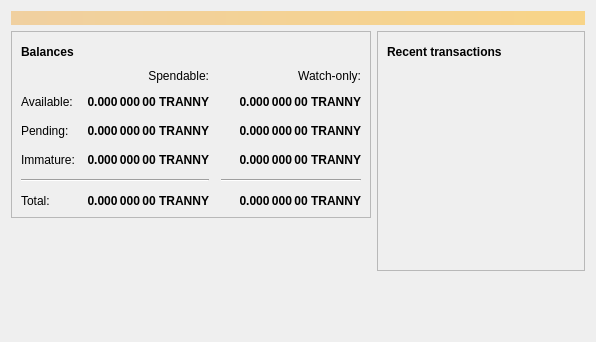
<?xml version="1.0" encoding="UTF-8"?>
<ui version="4.0">
 <class>OverviewPage</class>
 <widget class="QWidget" name="OverviewPage">
  <property name="geometry">
   <rect>
    <x>0</x>
    <y>0</y>
    <width>596</width>
    <height>342</height>
   </rect>
  </property>
  <property name="windowTitle">
   <string>Form</string>
  </property>
  <layout class="QVBoxLayout" name="topLayout">
   <item>
    <widget class="QLabel" name="labelAlerts">
     <property name="visible">
      <bool>false</bool>
     </property>
     <property name="styleSheet">
      <string notr="true">QLabel { background-color: qlineargradient(x1: 0, y1: 0, x2: 1, y2: 0, stop:0 #F0D0A0, stop:1 #F8D488); color:#000000; }</string>
     </property>
     <property name="wordWrap">
      <bool>true</bool>
     </property>
     <property name="margin">
      <number>3</number>
     </property>
     <property name="textInteractionFlags">
      <set>Qt::TextSelectableByMouse</set>
     </property>
    </widget>
   </item>
   <item>
    <layout class="QHBoxLayout" name="horizontalLayout" stretch="1,1">
     <item>
      <layout class="QVBoxLayout" name="verticalLayout_2">
       <item>
        <widget class="QFrame" name="frame">
         <property name="frameShape">
          <enum>QFrame::StyledPanel</enum>
         </property>
         <property name="frameShadow">
          <enum>QFrame::Raised</enum>
         </property>
         <layout class="QVBoxLayout" name="verticalLayout_4">
          <item>
           <layout class="QHBoxLayout" name="horizontalLayout_4">
            <item>
             <widget class="QLabel" name="label_5">
              <property name="font">
               <font>
                <weight>75</weight>
                <bold>true</bold>
               </font>
              </property>
              <property name="text">
               <string>Balances</string>
              </property>
             </widget>
            </item>
            <item>
             <widget class="QPushButton" name="labelWalletStatus">
              <property name="enabled">
               <bool>true</bool>
              </property>
              <property name="maximumSize">
               <size>
                <width>30</width>
                <height>16777215</height>
               </size>
              </property>
              <property name="toolTip">
               <string>The displayed information may be out of date. Your wallet automatically synchronizes with the Trannychain network after a connection is established, but this process has not completed yet.</string>
              </property>
              <property name="text">
               <string/>
              </property>
              <property name="icon">
               <iconset resource="../bitcoin.qrc">
                <normaloff>:/icons/warning</normaloff>
                <disabledoff>:/icons/warning</disabledoff>:/icons/warning</iconset>
              </property>
              <property name="iconSize">
               <size>
                <width>24</width>
                <height>24</height>
               </size>
              </property>
              <property name="flat">
               <bool>true</bool>
              </property>
             </widget>
            </item>
            <item>
             <spacer name="horizontalSpacer_3">
              <property name="orientation">
               <enum>Qt::Horizontal</enum>
              </property>
              <property name="sizeHint" stdset="0">
               <size>
                <width>40</width>
                <height>20</height>
               </size>
              </property>
             </spacer>
            </item>
           </layout>
          </item>
          <item>
           <layout class="QGridLayout" name="gridLayout">
            <property name="spacing">
             <number>12</number>
            </property>
            <item row="2" column="2">
             <widget class="QLabel" name="labelWatchPending">
              <property name="font">
               <font>
                <weight>75</weight>
                <bold>true</bold>
               </font>
              </property>
              <property name="cursor">
               <cursorShape>IBeamCursor</cursorShape>
              </property>
              <property name="toolTip">
               <string>Unconfirmed transactions to watch-only addresses</string>
              </property>
              <property name="text">
               <string notr="true">0.000 000 00 TRANNY</string>
              </property>
              <property name="alignment">
               <set>Qt::AlignRight|Qt::AlignTrailing|Qt::AlignVCenter</set>
              </property>
              <property name="textInteractionFlags">
               <set>Qt::LinksAccessibleByMouse|Qt::TextSelectableByKeyboard|Qt::TextSelectableByMouse</set>
              </property>
             </widget>
            </item>
            <item row="2" column="1">
             <widget class="QLabel" name="labelUnconfirmed">
              <property name="font">
               <font>
                <weight>75</weight>
                <bold>true</bold>
               </font>
              </property>
              <property name="cursor">
               <cursorShape>IBeamCursor</cursorShape>
              </property>
              <property name="toolTip">
               <string>Total of transactions that have yet to be confirmed, and do not yet count toward the spendable balance</string>
              </property>
              <property name="text">
               <string notr="true">0.000 000 00 TRANNY</string>
              </property>
              <property name="alignment">
               <set>Qt::AlignRight|Qt::AlignTrailing|Qt::AlignVCenter</set>
              </property>
              <property name="textInteractionFlags">
               <set>Qt::LinksAccessibleByMouse|Qt::TextSelectableByKeyboard|Qt::TextSelectableByMouse</set>
              </property>
             </widget>
            </item>
            <item row="3" column="2">
             <widget class="QLabel" name="labelWatchImmature">
              <property name="font">
               <font>
                <weight>75</weight>
                <bold>true</bold>
               </font>
              </property>
              <property name="cursor">
               <cursorShape>IBeamCursor</cursorShape>
              </property>
              <property name="toolTip">
               <string>Mined balance in watch-only addresses that has not yet matured</string>
              </property>
              <property name="text">
               <string notr="true">0.000 000 00 TRANNY</string>
              </property>
              <property name="alignment">
               <set>Qt::AlignRight|Qt::AlignTrailing|Qt::AlignVCenter</set>
              </property>
              <property name="textInteractionFlags">
               <set>Qt::LinksAccessibleByMouse|Qt::TextSelectableByKeyboard|Qt::TextSelectableByMouse</set>
              </property>
             </widget>
            </item>
            <item row="4" column="0" colspan="2">
             <widget class="Line" name="line">
              <property name="orientation">
               <enum>Qt::Horizontal</enum>
              </property>
             </widget>
            </item>
            <item row="4" column="2">
             <widget class="Line" name="lineWatchBalance">
              <property name="sizePolicy">
               <sizepolicy hsizetype="Preferred" vsizetype="Fixed">
                <horstretch>0</horstretch>
                <verstretch>0</verstretch>
               </sizepolicy>
              </property>
              <property name="minimumSize">
               <size>
                <width>140</width>
                <height>0</height>
               </size>
              </property>
              <property name="orientation">
               <enum>Qt::Horizontal</enum>
              </property>
             </widget>
            </item>
            <item row="5" column="0">
             <widget class="QLabel" name="labelTotalText">
              <property name="text">
               <string>Total:</string>
              </property>
             </widget>
            </item>
            <item row="3" column="1">
             <widget class="QLabel" name="labelImmature">
              <property name="font">
               <font>
                <weight>75</weight>
                <bold>true</bold>
               </font>
              </property>
              <property name="cursor">
               <cursorShape>IBeamCursor</cursorShape>
              </property>
              <property name="toolTip">
               <string>Mined balance that has not yet matured</string>
              </property>
              <property name="text">
               <string notr="true">0.000 000 00 TRANNY</string>
              </property>
              <property name="alignment">
               <set>Qt::AlignRight|Qt::AlignTrailing|Qt::AlignVCenter</set>
              </property>
              <property name="textInteractionFlags">
               <set>Qt::LinksAccessibleByMouse|Qt::TextSelectableByKeyboard|Qt::TextSelectableByMouse</set>
              </property>
             </widget>
            </item>
            <item row="2" column="3">
             <spacer name="horizontalSpacer_2">
              <property name="orientation">
               <enum>Qt::Horizontal</enum>
              </property>
              <property name="sizeHint" stdset="0">
               <size>
                <width>40</width>
                <height>20</height>
               </size>
              </property>
             </spacer>
            </item>
            <item row="3" column="0">
             <widget class="QLabel" name="labelImmatureText">
              <property name="text">
               <string>Immature:</string>
              </property>
             </widget>
            </item>
            <item row="5" column="1">
             <widget class="QLabel" name="labelTotal">
              <property name="font">
               <font>
                <weight>75</weight>
                <bold>true</bold>
               </font>
              </property>
              <property name="cursor">
               <cursorShape>IBeamCursor</cursorShape>
              </property>
              <property name="toolTip">
               <string>Your current total balance</string>
              </property>
              <property name="text">
               <string notr="true">0.000 000 00 TRANNY</string>
              </property>
              <property name="alignment">
               <set>Qt::AlignRight|Qt::AlignTrailing|Qt::AlignVCenter</set>
              </property>
              <property name="textInteractionFlags">
               <set>Qt::LinksAccessibleByMouse|Qt::TextSelectableByKeyboard|Qt::TextSelectableByMouse</set>
              </property>
             </widget>
            </item>
            <item row="5" column="2">
             <widget class="QLabel" name="labelWatchTotal">
              <property name="font">
               <font>
                <weight>75</weight>
                <bold>true</bold>
               </font>
              </property>
              <property name="cursor">
               <cursorShape>IBeamCursor</cursorShape>
              </property>
              <property name="toolTip">
               <string>Current total balance in watch-only addresses</string>
              </property>
              <property name="text">
               <string notr="true">0.000 000 00 TRANNY</string>
              </property>
              <property name="alignment">
               <set>Qt::AlignRight|Qt::AlignTrailing|Qt::AlignVCenter</set>
              </property>
              <property name="textInteractionFlags">
               <set>Qt::LinksAccessibleByMouse|Qt::TextSelectableByKeyboard|Qt::TextSelectableByMouse</set>
              </property>
             </widget>
            </item>
            <item row="0" column="2">
             <widget class="QLabel" name="labelWatchonly">
              <property name="text">
               <string>Watch-only:</string>
              </property>
              <property name="alignment">
               <set>Qt::AlignRight|Qt::AlignTrailing|Qt::AlignVCenter</set>
              </property>
             </widget>
            </item>
            <item row="1" column="0">
             <widget class="QLabel" name="labelBalanceText">
              <property name="text">
               <string>Available:</string>
              </property>
             </widget>
            </item>
            <item row="1" column="1">
             <widget class="QLabel" name="labelBalance">
              <property name="font">
               <font>
                <weight>75</weight>
                <bold>true</bold>
               </font>
              </property>
              <property name="cursor">
               <cursorShape>IBeamCursor</cursorShape>
              </property>
              <property name="toolTip">
               <string>Your current spendable balance</string>
              </property>
              <property name="text">
               <string notr="true">0.000 000 00 TRANNY</string>
              </property>
              <property name="alignment">
               <set>Qt::AlignRight|Qt::AlignTrailing|Qt::AlignVCenter</set>
              </property>
              <property name="textInteractionFlags">
               <set>Qt::LinksAccessibleByMouse|Qt::TextSelectableByKeyboard|Qt::TextSelectableByMouse</set>
              </property>
             </widget>
            </item>
            <item row="1" column="2">
             <widget class="QLabel" name="labelWatchAvailable">
              <property name="font">
               <font>
                <weight>75</weight>
                <bold>true</bold>
               </font>
              </property>
              <property name="cursor">
               <cursorShape>IBeamCursor</cursorShape>
              </property>
              <property name="toolTip">
               <string>Your current balance in watch-only addresses</string>
              </property>
              <property name="text">
               <string notr="true">0.000 000 00 TRANNY</string>
              </property>
              <property name="alignment">
               <set>Qt::AlignRight|Qt::AlignTrailing|Qt::AlignVCenter</set>
              </property>
              <property name="textInteractionFlags">
               <set>Qt::LinksAccessibleByMouse|Qt::TextSelectableByKeyboard|Qt::TextSelectableByMouse</set>
              </property>
             </widget>
            </item>
            <item row="2" column="0">
             <widget class="QLabel" name="labelPendingText">
              <property name="text">
               <string>Pending:</string>
              </property>
             </widget>
            </item>
            <item row="0" column="1">
             <widget class="QLabel" name="labelSpendable">
              <property name="text">
               <string>Spendable:</string>
              </property>
              <property name="alignment">
               <set>Qt::AlignRight|Qt::AlignTrailing|Qt::AlignVCenter</set>
              </property>
             </widget>
            </item>
           </layout>
          </item>
         </layout>
        </widget>
       </item>
       <item>
        <spacer name="verticalSpacer">
         <property name="orientation">
          <enum>Qt::Vertical</enum>
         </property>
         <property name="sizeHint" stdset="0">
          <size>
           <width>20</width>
           <height>40</height>
          </size>
         </property>
        </spacer>
       </item>
      </layout>
     </item>
     <item>
      <layout class="QVBoxLayout" name="verticalLayout_3">
       <item>
        <widget class="QFrame" name="frame_2">
         <property name="frameShape">
          <enum>QFrame::StyledPanel</enum>
         </property>
         <property name="frameShadow">
          <enum>QFrame::Raised</enum>
         </property>
         <layout class="QVBoxLayout" name="verticalLayout">
          <item>
           <layout class="QHBoxLayout" name="horizontalLayout_2">
            <item>
             <widget class="QLabel" name="label_4">
              <property name="font">
               <font>
                <weight>75</weight>
                <bold>true</bold>
               </font>
              </property>
              <property name="text">
               <string>Recent transactions</string>
              </property>
             </widget>
            </item>
            <item>
             <widget class="QPushButton" name="labelTransactionsStatus">
              <property name="enabled">
               <bool>true</bool>
              </property>
              <property name="maximumSize">
               <size>
                <width>30</width>
                <height>16777215</height>
               </size>
              </property>
              <property name="toolTip">
               <string>The displayed information may be out of date. Your wallet automatically synchronizes with the Trannychain network after a connection is established, but this process has not completed yet.</string>
              </property>
              <property name="text">
               <string/>
              </property>
              <property name="icon">
               <iconset resource="../bitcoin.qrc">
                <normaloff>:/icons/warning</normaloff>
                <disabledoff>:/icons/warning</disabledoff>:/icons/warning</iconset>
              </property>
              <property name="iconSize">
               <size>
                <width>24</width>
                <height>24</height>
               </size>
              </property>
              <property name="flat">
               <bool>true</bool>
              </property>
             </widget>
            </item>
            <item>
             <spacer name="horizontalSpacer">
              <property name="orientation">
               <enum>Qt::Horizontal</enum>
              </property>
              <property name="sizeHint" stdset="0">
               <size>
                <width>40</width>
                <height>20</height>
               </size>
              </property>
             </spacer>
            </item>
           </layout>
          </item>
          <item>
           <widget class="QListView" name="listTransactions">
            <property name="styleSheet">
             <string notr="true">QListView { background: transparent; }</string>
            </property>
            <property name="frameShape">
             <enum>QFrame::NoFrame</enum>
            </property>
            <property name="verticalScrollBarPolicy">
             <enum>Qt::ScrollBarAlwaysOff</enum>
            </property>
            <property name="horizontalScrollBarPolicy">
             <enum>Qt::ScrollBarAlwaysOff</enum>
            </property>
            <property name="selectionMode">
             <enum>QAbstractItemView::NoSelection</enum>
            </property>
           </widget>
          </item>
         </layout>
        </widget>
       </item>
       <item>
        <spacer name="verticalSpacer_2">
         <property name="orientation">
          <enum>Qt::Vertical</enum>
         </property>
         <property name="sizeHint" stdset="0">
          <size>
           <width>20</width>
           <height>40</height>
          </size>
         </property>
        </spacer>
       </item>
      </layout>
     </item>
    </layout>
   </item>
  </layout>
 </widget>
 <resources/>
 <connections/>
</ui>
